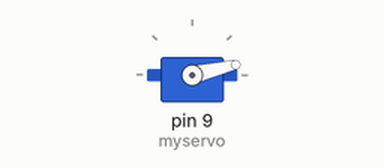
Bench run of a sketch on a simulated Arduino Uno, built with avr-gcc and run on an emulated ATmega328P. Parts: servo.

Above: at 0.05 s.
At 0.7 s:
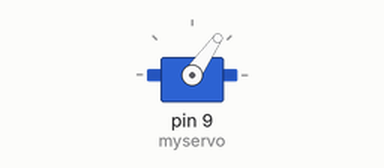
At 1.4 s:
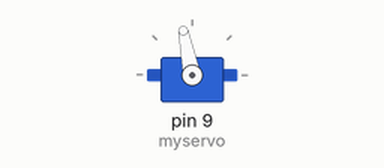
At 2.8 s:
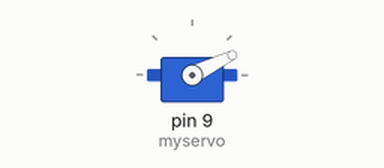
Timing chart, 0 to 7.0 s (numbered marks = the images above):
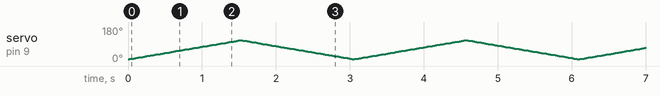

The sketch:

ServoSpeedControl.ino
```cpp
#include <Servo.h>

Servo myservo;
int pos = 0;


void setup() {
  myservo.attach(9);
}


void loop() {
  for (pos = 10; pos <= 110; pos += 1) {
    myservo.write(pos);
    delay(15);
  }


  for (pos = 110; pos >= 10; pos -= 1) {
    myservo.write(pos);
    delay(15);
  }
}
```
